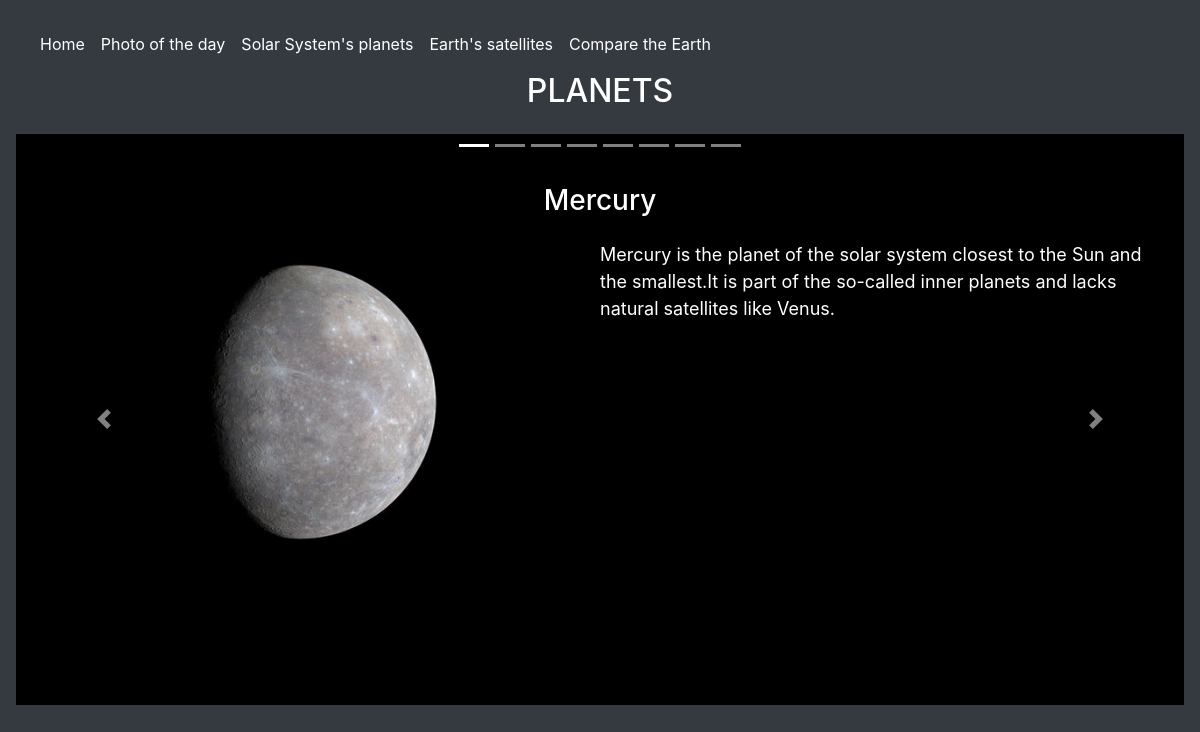
Screenshot of /planetasSatelites/planetsPageController.php with the database file from the repository.
### tables this page shows
CREATE TABLE `Planets` (
  `id` int(11) NOT NULL,
  `name` varchar(100) NOT NULL,
  `image` varchar(1000) NOT NULL,
  `description` varchar(1000) NOT NULL,
  `radius` float NOT NULL
);

### src/core/model.php (called while the page is built, shortened)
<?php
class cuerpoCeleste extends Model
{
    public function __construct($ID, $nombre, $imagen, $descripcion,$radio=0.0)
    {
        $this->nombre = $nombre;
        $this->imagen = $imagen;
        $this->descripcion = $descripcion;
    }
}
class cuerposCelesteModule extends model
{
    public function obtenerPlanetas()
    {
        $conn = DatabaseConnSingleton::getConn();
        $query = "select * from Planets";
        $listaPlanetas = array();
        if ($res = $conn->query("$query")) {
            while ($row = $res->fetch_assoc()) {
                array_push($listaPlanetas, new cuerpoCeleste($row["id"], $row["name"], $row["image"], $row["description"]));
            }
            return $listaPlanetas;
        }
    }
}
?>

### src/planetasSatelites/vistaCuerposCelestes.php (the view)
<?php
class vistaCuerposCelestes
{
    private $listaCuerposCelestes;
    private $tipo;
    public function __construct($listaCuerposCelestes, $tipo)
    {
        $this->listaCuerposCelestes = $listaCuerposCelestes;
        $this->tipo = $tipo;
    }
    public function mostrarHTML()
    {
        $html = file_get_contents('plantillaCuerposCelestes.html');
        $rutaImage = ($this->tipo =='PLANETS') ? 'planets' : 'satellites' ;
        $content = '';
        $primerElemento = true;
        foreach ($this->listaCuerposCelestes as $indice => $cuerpoCeleste) {
            $activeClass = $primerElemento ? ' active' : '';
            $collapseId = 'collapseExample' . $indice;
            $content .= '<div class="carousel-item ' . $activeClass . '">
                    <h3 class="nombreCuerpoCeleste">' . $cuerpoCeleste->nombre . '</h3>
                    <div class="row">
                        <div class="col-md-6">
                            <img src=" ../images/'. $rutaImage .'/' . $cuerpoCeleste->imagen . '" class="d-block img-fluid" alt="">
                        </div>
                        <div class="col-md-6 contenedorDescripcion">
                            <p class="descripcion">' . $cuerpoCeleste->descripcion . '</p>
                        </div>
                    </div>
                    <p class="more-info">
                        <button class="btn btn-primary" type="button" data-toggle="collapse" data-target="#' . $collapseId . '" aria-expanded="false" aria-controls="' . $collapseId . '">
                            See more
                        </button>
                    </p>
                    <div class="collapse descripcionParaMobil" id="' . $collapseId . '">
                        <div class="card card-body">
                        ' . $cuerpoCeleste->descripcion . '
                        </div>
                    </div>
                </div>';
            $primerElemento = false;
        }
        $html = str_replace('##what##', strtolower($this->tipo), $html);
        $html = str_replace('CUERPOS CELESTES', $this->tipo, $html);
        $html = str_replace('', $content, $html);
        echo $html;
    }
}
?>

### src/planetasSatelites/planetsPageController.php (shortened to what this page needs)
<head>
</head>
<?php
include '../core/model.php';
include 'vistaCuerposCelestes.php';
include $_ENV['SRCPATH'].'/navbar.php';
$cuerposCelestes = new cuerposCelesteModule();
$listaPlanetas = $cuerposCelestes->obtenerPlanetas();
$vistaPlanetas = new vistaCuerposCelestes($listaPlanetas, "PLANETS");
$vistaPlanetas->mostrarHTML();
?>

### src/navbar.php
<?php
$html = file_get_contents($_ENV['SRCURL'].'/navbar.html');
$html = str_replace('##src_url##',$_ENV['SRCURL'],$html);
$html = str_replace('##src_path##',$_ENV['SRCPATH'],$html);
echo $html;
?>

### src/navbar.css (style rules this page uses)
.navbar { position:relative!important; }
.nav-link { color: white !important; }

### src/planetasSatelites/style.css (style rules this page uses)
.carousel-item, .row { width: 100%; height: 80%; }
.carousel-item { padding: 1%; }
.col-md-6 { width: 100%; height: 100%; display: flex; justify-content: center; }
h2, .nombreCuerpoCeleste { text-align: center; margin-bottom: 2%; }
.carousel-inner { overflow: auto; height: 70%; }
.carousel-indicators { position: relative; }
.bd-example { background-color: black; }
.descripcion { font-size: large; }

### rows the page displays
planets: name "Mercury", image (picture), description "Mercury is the planet of the solar system closest to the Sun and the smallest.It is part of the so-called inner planets and lacks natural satellites like Venus."

### other values shown
$html "Home Photo of the day Solar System's planets Earth's satellites Compare the Earth"
$html "PLANETS"
